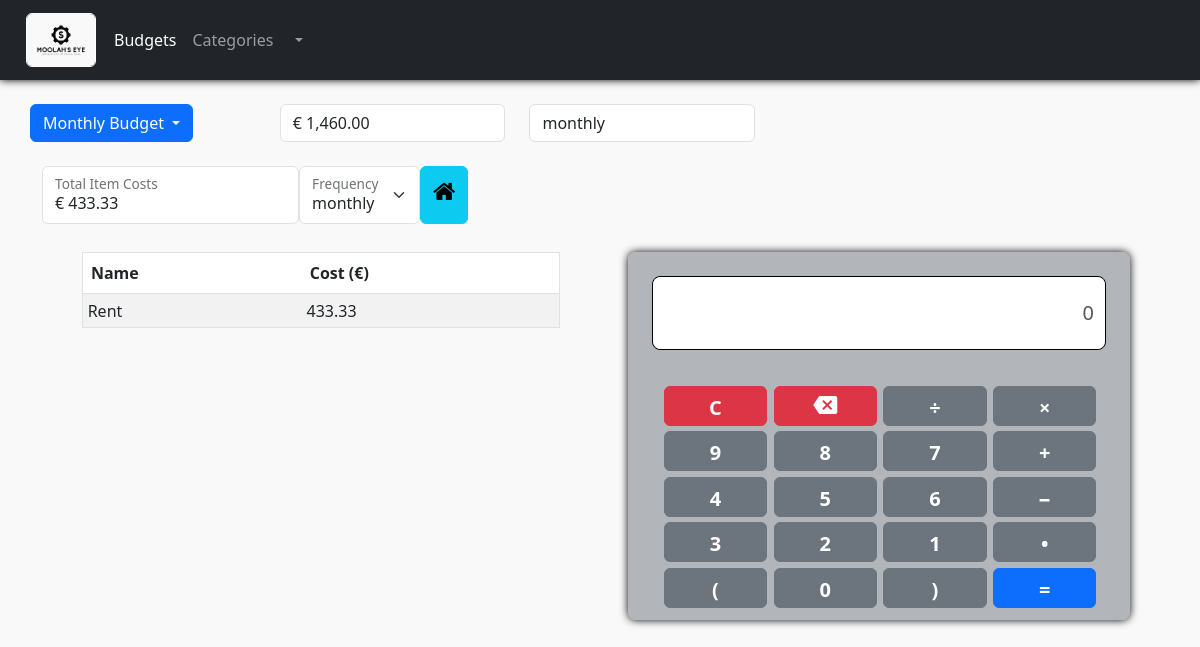
Before: /calculator/11 with the older database file.
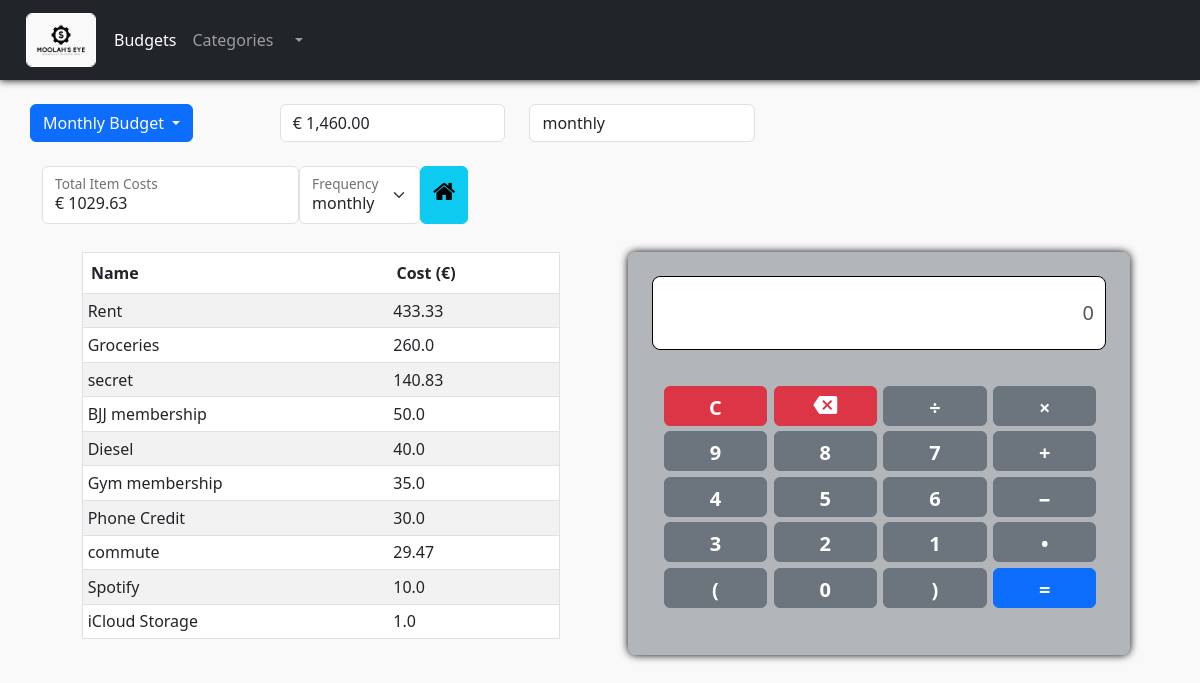
After: the same page with the newer database file.
### main/models.py (models this page shows, shortened)
class Budget(models.Model):
    frequencies = (
        (2, "weekly"),
        (3, "bi-weekly"),
        (4, "monthly")
    )
    user_id = models.ForeignKey(User, on_delete=models.CASCADE, default=None)
    name = models.CharField(max_length=40, default="New Budget", null=False, blank=False, unique=True)
    amount = models.FloatField(default=0.0, null=False, blank=False)
    frequency = models.IntegerField(null=False, default=7, choices=frequencies)
    def get_frequency(self, str_rep: bool = True) -> Union[int, str]:
        try:
            for freq in Budget.frequencies:
                if self.frequency in freq:
                    if str_rep:
                        return freq[1]
                    else:
                        return freq[0]
        except:
            pass
    def get_total_costs(self, frequency_filter=None) -> float:
        try:
            if not frequency_filter:
                frequency_filter = self.frequency
            return round(sum([item.get_item_cost(frequency_filter) for item in self.item_set.all()]), 2)
        except Exception as e:
            print("bang: ",e)
            return 0
    def get_item_costs(self, frequency_filter: Union[str, int]):
        ret = {}
        try:
            items = sorted(
                self.item_set.all(),
                key = lambda i: i.get_item_cost(frequency_filter),
                reverse=True
            )
            for item in items:
                ret[item.name] = round(item.get_item_cost(frequency_filter),2)
        except Exception as e:
            pass
        return ret

class Item(models.Model):
    frequencies = (
        (1, "daily"),
        (2, "weekly"),
        (3, "bi-weekly"),
        (4, "monthly")
    )
    budget_id = models.ForeignKey(Budget, on_delete=models.CASCADE)
    name = models.CharField(max_length=40, default="New Item", null=False, blank=False)
    cost = models.FloatField(default=0.0, null=False, blank=False)
    frequency = models.IntegerField(null=False, default=7, choices=frequencies)
    category = models.ForeignKey(Category, on_delete=models.SET_NULL, default=None, null=True)
    def get_frequencies(self, str_rep: bool = True, limit:bool=True) -> list:
        try:
            freqs = []
            for freq in Item.frequencies:
                if limit:
                    if freq[0] > self.budget_id.frequency:
                        break
                freqs.append(freq[1] if str_rep else freq[0])
            return freqs
        except:
            pass
    def get_monthly_cost(self) -> float:
        try:
            if self.frequency == 1:
                return (self.cost * 365) / 12
            elif self.frequency == 2:
                return (self.cost * 52) / 12
            elif self.frequency == 3:
                return (self.cost * 26) / 12
            elif self.frequency == 4:
                return self.cost
            return 0
        except:
            return 0
    def get_item_cost(self, frequency_filter=None):
        try:
            if not frequency_filter:
                frequency_filter = self.budget_id.frequency
            for freq in self.frequencies:
                if frequency_filter in freq:
                    if freq[1] == "daily":
                        return self.get_daily_cost()
                    elif freq[1] == "weekly":
                        return self.get_weekly_cost()
                    elif freq[1] == "bi-weekly":
                        return self.get_bi_weekly_cost()
                    elif freq[1] == "monthly":
                        return self.get_monthly_cost()
                    else:
                        return 0
        except:
            return 0

### main/views.py (the view, shortened to what this page needs)
# urls.py: path("calculator/<int:budget_id>", views.calculator_view, name="calculator_view")
def calculator_view(req, budget_id):
    try:
        context = {}
        budget = Budget.objects.filter(id=budget_id).first()
        if budget:
            context["budget"] = budget
            if budget.item_set.all():
                context["frequencies"] = budget.item_set.all().first().get_frequencies()
            else:
                context["frequencies"] = budget.get_budget_frequencies()
            if req.method == "GET":
                context["frequency"] = budget.get_frequency()
                context["items"] = budget.get_item_costs(context["frequency"])
                print(context["items"])
                if context["items"]:
                    context["amount"] = budget.get_total_costs(context["frequency"])
                else:
                    context["amount"] = 0
                return render(req,"calculator.html", context)
            return render(req,"calculator.html", context)
    except Exception as e:
        print(e)
        pass
    return redirect("dashboard_view", id=budget_id)

### main/templatetags/custom_filters.py (called while the page is built)
@register.filter
def lookup(dict, key):
    try:
        return dict[key]
    except:
        print(f"Couldn't find {key} in {dict}")
        return None

@register.filter
def format_float(val) -> str:
    try:
        return "{0:,.2f}".format(val)
    except Exception as e:
        return val

### main/templates/calculator.html (shortened to what this page needs)
{% extends 'index.html' %}
{% load static %}
{% block static_resources %}
<link rel="stylesheet" href="https://cdnjs.cloudflare.com/ajax/libs/font-awesome/4.7.0/css/font-awesome.min.css">
<link rel="stylesheet" type="text/css" href="{% static '/css/styles.css' %}"/>
<link rel="stylesheet" type="text/css" href="{% static '/css/calculator.css' %}"/>
{% endblock %}
{% load custom_filters %}
{% block content %}
    <div class="budget-details container">
        <div class="budget-info row">
            <div class="col">
                <div class="dropdown">
                    <button class="btn btn-primary dropdown-toggle" type="button" data-bs-toggle="dropdown" aria-expanded="false">
                    {{budget.name}}
                    </button>
                </div>
            </div>
            <div class="col">
                <input class="form-control" type="text" value= "€ {{budget.amount|format_float}}"
                aria-label="readonly input example" readonly>
            </div>
            <div class="col">
                <input class="form-control" type="text" value="{{budget.get_frequency}}"
                aria-label="readonly input example" readonly>
            </div>
        </div>
    </div>
    <div class="costs-container container">
        <form class="costs-form" method="post" action="">
            <div class="form-floating">
                <input id="item_costs" class="form-control" type="text"
                value="€ {{amount}}" aria-label="readonly input example" readonly/>
            <label for="item_costs">Total Item Costs</label>
            </div>
            <div class="form-floating">
                <select id="frequency_select" class="form-select" aria-label="" name="frequency">
                    {% for freq in frequencies %}
                        {% if freq == frequency %}
                            <option selected>{{freq}}</option>
                        {% else %}
                            <option value="{{freq}}">{{freq}}</option>
                        {% endif %}
                    {% endfor %}
                  </select>
                <label for="frequency">Frequency</label>
            </div>
            <a type="button" href="{% url 'dashboard_view' id=budget.id %}" class="btn btn-info" id="calculator">
                <i class="fa fa-home" aria-hidden="true"></i>
            </a>
    </div>
    <div class="main-content-container container">
        <div class="items-container container">
            <table border="1 | 0" cellpadding="3" class="table table-striped items-table">
                <thead class="thead-light">
                    <tr>
                        <th scope="col" class="text-left">Name</th>
                        <th scope="col" class="text-justify">Cost (€)</th>
                    </tr>
                </thead>
                <tbody>
                    {% for item in items %}
                        <tr>
                            <td class="text-left">{{item}}</td>
                            <td class="text-justify">{{items|lookup:item}}</td>
                        </tr>
                    {% endfor %}
                </tbody>
            </table>
        </div>
        <div class="calculator-container container">
            <div class="calculator">
                <div class="calculator-display">
                    <input id="display_input" type="text" value="0" disabled/>
                </div>
                <div id="calculator-buttons" class="grid-container">
                    <button type="button" data-value="clear" class="btn btn-danger">C</button>
                    <button type="button" data-value="backspace" class="btn btn-danger">
                        <i class="material-icons">backspace</i>
                    </button>
                    <button type="button" data-value="/" class="btn btn-secondary">&divide;</button>
                    <button type="button" data-value="x" class="btn btn-secondary">&times;</button>
                    <button type="button" data-value="9" class="btn btn-secondary">9</button>
                    <button type="button" data-value="8" class="btn btn-secondary">8</button>
                    <button type="button" data-value="7" class="btn btn-secondary">7</button>
                    <button type="button" data-value="+" class="btn btn-secondary">&plus;</button>
                    <button type="button" data-value="4" class="btn btn-secondary">4</button>
                    <button type="button" data-value="5" class="btn btn-secondary">5</button>
                    <button type="button" data-value="6" class="btn btn-secondary">6</button>
                    <button type="button" data-value="-" class="btn btn-secondary">&minus;</button>
                    <button type="button" data-value="3" class="btn btn-secondary">3</button>
                    <button type="button" data-value="2" class="btn btn-secondary">2</button>
                    <button type="button" data-value="1" class="btn btn-secondary">1</button>
                    <button type="button" data-value="." class="btn btn-secondary">&bull;</button>
                    <button type="button" data-value="(" class="btn btn-secondary">&lpar;</button>
                    <button type="button" data-value="0" class="btn btn-secondary">0</button>
                    <button type="button" data-value=")" class="btn btn-secondary">&rpar;</button>
                    <button type="button" data-value="equals" class="btn btn-primary">&equals;</button>
                </div>
            </div>
        </div>
    </div>
{% endblock %}

### main/templates/index.html (shortened to what this page needs)
{% extends 'base.html' %}
{% load static %}
{% block main %}
    <main id="bootstrap-override">
        <nav class="navbar navbar-dark navbar-expand-lg bg-dark sticky-top" data-bs-theme="dark">
            <div class="container-fluid">
                <a class="navbar-brand" href="#">
                    <img src="{% static 'images/logo.png' %}" id="logo" alt="Moolah's Eye Logo">
                </a>
              <div class="collapse navbar-collapse" id="navbarNavDropdown">
                <ul class="navbar-nav">
                  <li class="nav-item">
                    <a class="nav-link active" aria-current="page" href="#">Budgets</a>
                  </li>
                  <li class="nav-item">
                    <a class="nav-link" href="#">Categories</a>
                  </li>
                  <li class="nav-item dropdown logout-dropdown">
                    <a class="nav-link dropdown-toggle" href="#" role="button" data-bs-toggle="dropdown" aria-expanded="false">
                    </a>
                  </li>
                </ul>
              </div>
            </div>
          </nav>
        <div class="content">
            {% block content %}
            {% endblock %}
        </div>
    </main>
{% endblock %}

### main/templates/base.html (shortened to what this page needs)
<!DOCTYPE html>
<html>
    <head>
        <link href="https://cdn.jsdelivr.net/npm/bootstrap@5.3.0-alpha1/dist/css/bootstrap.min.css" rel="stylesheet">
        {% block static_resources %}
        {% endblock %}
    </head>
    <body>
        {% block main %}
        {% endblock %}
    </body>
</html>

### main/static/css/styles.css (style rules this page uses)
:root { --logo-bg: #f9f9f9; }
body { overflow-x: hidden; overflow-y: auto; background-color: var(--logo-bg); }
main { width: 100vw; height: 100vh; }
.navbar { box-shadow: 0 0 .5rem black; }
#logo { width: 100%; height: auto; margin: 0 2.5%; border: .05rem groove white; border-radius: 6px; }
.navbar-brand { max-width: 6%; }
.navbar-brand, .logout-dropdown { margin: 0 1%; }
.budget-details { display: flex; flex-direction: row; justify-content: flex-start; padding: 1% 0; margin: 1% auto; }
.costs-container { display: flex; }
.items-container { margin: 2.5% auto; }
.items-table { background-color: white; }
.items-table tbody td { padding: 1%; }
#calculator, #table_item_view, #chart_item_view { font-size: 150%; }

### main/static/css/calculator.css (style rules this page uses)
:root { --calculator-bg: rgba(108, 117, 125, 0.5); }
* { margin: 0; padding: 0; box-sizing: border-box; }
.main-content-container { display: flex; }
.items-container { margin: 2.5%; }
.costs-form { display: flex; }
.calculator-container { margin: 2.5%; box-shadow: 0 0 .5rem black; border-radius: 8px; background: var(--calculator-bg); }
.calculator { border-radius: 8px; }
.calculator-display { margin: 5% auto; border: .05rem groove black; border-radius: 8px; max-width: 95%; }
.calculator-display input { height: 100%; width: 100%; padding: 5% 2.5%; border: none; border-radius: 8px; background-color: white; text-align: right; font-size: 125%; }
.grid-container { max-width: 95%; margin: auto; display: grid; grid-template-columns: repeat(4, 24%); grid-template-rows: repeat(5, 18%); padding: 2.5%; row-gap: 2.5%; column-gap: 1.5%; }
.calculator .btn { font-weight: bold; font-size: 125%; }

Changed rows visible on the page:
added Item: items "Groceries", items "260.0"
added Item: items "secret", items "140.83"
added Item: items "BJJ membership", items "50.0"
added Item: items "Diesel", items "40.0"
added Item: items "Gym membership", items "35.0"
added Item: items "Phone Credit", items "30.0"
added Item: items "commute", items "29.47"
added Item: items "Spotify", items "10.0"
added Item: items "iCloud Storage", items "1.0"
Other visible differences:
form field amount: "€ 433.33" → "€ 1029.63"
